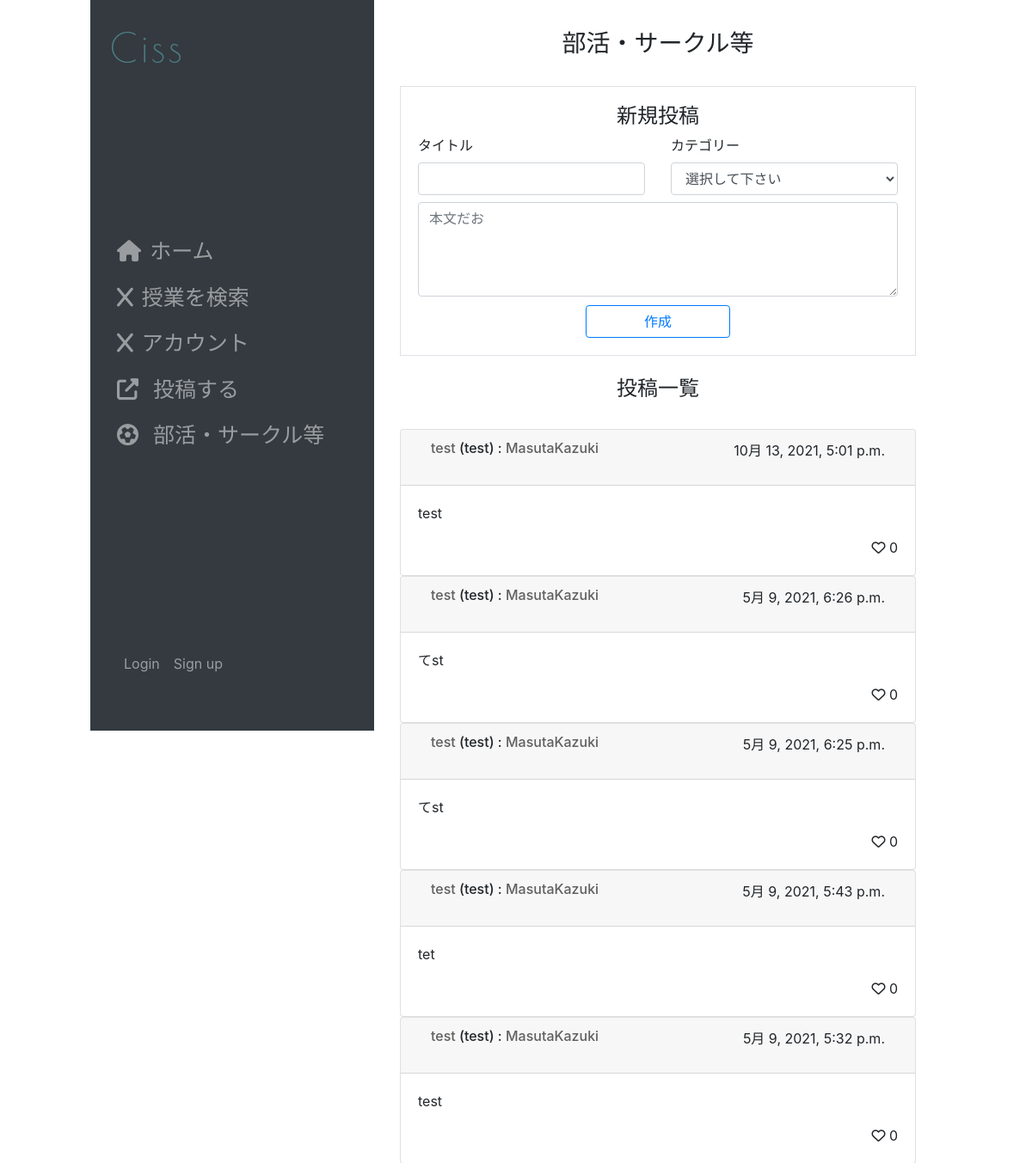
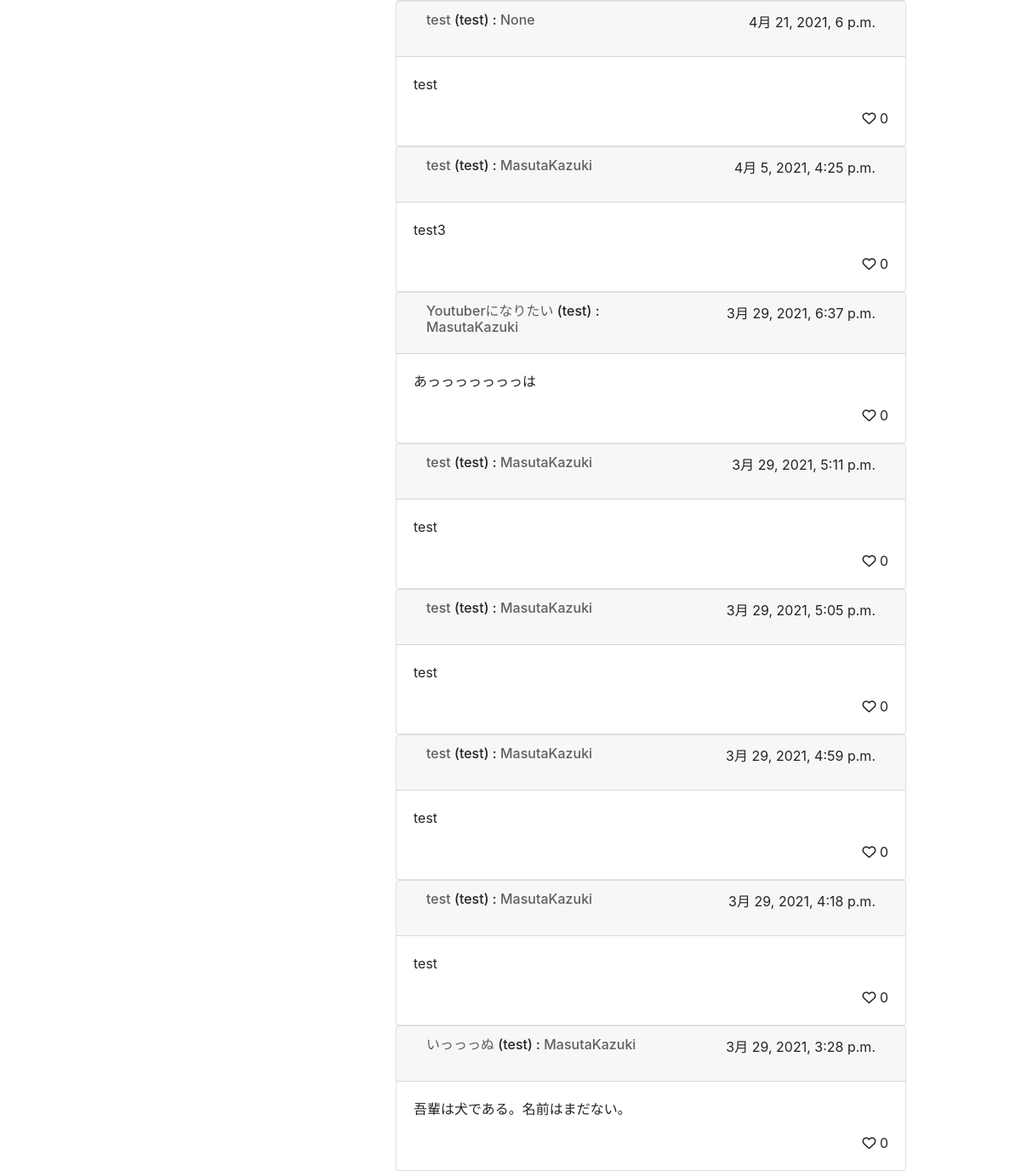
The page /club/ on the database its author committed (2 pictures, top to bottom).
### club/models.py (models this page shows, shortened)
class Topic2(models.Model):
    user_name = models.ForeignKey(
        User,
        on_delete=models.SET_NULL,
        null=True,
        blank=True,
    )
    title = models.CharField(
        'タイトル',
        max_length=255,
        null = False,
        blank = False,
    )
    message = models.TextField(
        verbose_name='本文',
        null=True,
        blank=False,
    )
    category = models.ForeignKey(
        Category,
        verbose_name='カテゴリー',
        on_delete=models.PROTECT,
        null=True,
        blank=False,
    )
    created = models.DateTimeField(
        auto_now_add=True,
    )
    pub_flg = models.BooleanField(
        default=True,
    )
    modified = models.DateTimeField(
        auto_now=True,
    )
    objects = TopicManager()

class Category(models.Model):
    name = models.CharField(
        'カテゴリー名',
        max_length=50,
    )
    url_code = models.CharField(
        'URLコード',
        max_length=50,
        null=True,
        blank=False,
        unique=True,
    )
    sort=models.IntegerField(
        verbose_name='ソート',
        default=0,
    )
    objects = CategoryManager
    def __str__(self):
        return self.name

### accounts/models.py (models this page shows, shortened)
class User(AbstractBaseUser, PermissionsMixin):
    username_validator = UnicodeUsernameValidator()
    username = models.CharField(
        _('username'),
        max_length=50,
        unique=True,
        help_text='この項目は必須です。全角文字、半角英数字、@/./+/-/_ で50文字以下にしてください。',
        validators=[username_validator],
        error_messages={
            'unique': _("A user with that username already exists."),
        },
    )
    email = models.EmailField(
        _('email address'),
        help_text='この項目は必須です。メールアドレスは公開されません。@ed.tmu.ac.jpのみ使用できます。',
        blank=False
    )
    is_staff = models.BooleanField(
        _('staff status'),
        default=False,
        help_text=_('Designates whether the user can log into this admin site.'),
    )
    is_active = models.BooleanField(
        _('active'),
        default=True,
        help_text=_(
            'Designates whether this user should be treated as active. '
            'Unselect this instead of deleting accounts.'
        ),
    )
    date_joined = models.DateTimeField(_('date joined'), default=timezone.now)
    objects = UserManager()
    EMAIL_FIELD = 'email'
    USERNAME_FIELD = 'username'
    REQUIRED_FIELDS = ['email']
    class Meta:
        verbose_name = _('user')
        verbose_name_plural = _('users')
        abstract = False

### club/views.py (the view, shortened to what this page needs)
# urls.py: path('', views.ClubTopicView.as_view(), name='top'),
class ClubTopicView(CreateView,LoginRequiredMixin):
    template_name = 'club/top.html'
    model = Topic2
    form_class = TopicCreateForm
    success_url = reverse_lazy('club:top')
    """def Comments(self, pk):
        comment = get_object_or_404(Comment, pk=pk)
        comtCount = comment.objects.annotate(replies=Count('no'))"
    """
    def get_context_data(self):
        ctx = super().get_context_data()
        print('完了3-1')
        print('完了3-2')
        ctx['posts'] = Topic2.objects.annotate(vote_count=Count('vote')).order_by('-created')
        print('完了3-3')
        return ctx

### club/forms.py
class TopicCreateForm(ModelForm):
    class Meta:
        model=Topic2
        fields=[
            'title',
            'category',
            'message',
        ]
        widgets = {
            'message': forms.Textarea(
                    attrs={
                        'rows':4, 'cols':7,
                        'placeholder': '本文だお'
                        }
                    )
        }
    def __init__(self, *args, **kwargs):
        kwargs.setdefault('label_suffix', '')
        super().__init__(*args, **kwargs)
        self.fields['category'].empty_label = '選択して下さい'
        for field in self.fields.values():
            field.widget.attrs["class"] = "form-control"

### topics/templatetags/topicsfilters.py (called while the page is built)
@register.filter
def comment_filter(text):
    return ''.join(list(map(convert_url, bleach.clean(text).split('\n'))))

def convert_url(text_line):
    if 'https://' in text_line or 'http://' in text_line:
        return '$lt;a href="' + text_line + '" target="_blank" rel="noopener noreferrer">' + text_line + '</a>'
    else:
        return text_line

### templates/club/top.html (shortened to what this page needs)
<!DOCTYPE html>
{% extends 'cissapp/layout.html' %}
{% load static %}
{% load topicsfilters %}
{% block content %}
<body>
<br>
<h3 class="text-center">部活・サークル等</h3>
<br>
<div class="border" style="padding:20px;">
    <h4 class="text-center">新規投稿</h4>
    <form class="" action="" method="POST">
            <div class="row">
                <div class="col">
                    {{form.title.label_tag}}{{ form.title}}
                </div>
                <div class="col">
                    {{form.category.label_tag}}{{ form.category}}
                </div>
            </div>
            <div class="mt-2">{{form.message}}</div>
        <div class="text-center" style="margin-top:10px;">
            <button class="btn btn-outline-primary " style="width:30%;" type="submit" name="next" value="confirm">作成</button>
        </div>
    </form>
</div>
        <br>
        <h4 class="text-center">投稿一覧</h4>
        <br>
        {% if posts %}
        {% for post in posts %}
            <div class="card" style="padding:0;">
                <div class="card-header">
                    <div class="row" style="margin:auto;">
                        <h6 class="col-7">
                            <a href="./{{post.id}}/">
                                {{ post.title }}
                            </a>
                            ({{post.category}}) :
                            <a   href="{% url 'accounts:profile' %}">{{ post.user_name }}</a>
                        </h6>
                        <p class="col-5 text-right">{{ post.created}}</p>
                    </div>
                </div>
                <div class="card-body">
                    {% if post.pub_flg %}
                    <p　class="card-text">{{post.message | comment_filter | safe}}</p>
                    <div class="vote_button text-right" style="cursor: pointer;"
                    data-comment-id="{{post.id}}" data-count="{{post.vote_count}}">
                        <i class="far fa-heart"></i>
                        <span class="vote_counter">
                        {% if post.vote_count >= 0 %}
                            {{post.vote_count}}
                        {% endif %}
                        </span>
                    </div>
                    {% else %}
                        <p style="color: grey">コメントは非表示とされました</p>
                    {% endif %}
                </div>
            </div>
        {% endfor %}
        {% else %}
            <div class="ui warning message"><p>まだコメントはありません</p></div>
        {% endif %}
</body>
{% endblock %}

### templates/cissapp/layout.html (style rules this page uses)
a { color:rgb(95, 95, 95); }
@media screen and (min-width: 480px) { body { width:80%; margin: auto; } }

### rows shown on the page
Topic2: title "test", category "test", user_name "MasutaKazuki", created "10月 13, 2021, 5:01 p.m.", message|comment_filter "test", vote_count "0"
Topic2: title "test", category "test", user_name "MasutaKazuki", created "5月 9, 2021, 6:26 p.m.", message|comment_filter "てst", vote_count "0"
Topic2: title "test", category "test", user_name "MasutaKazuki", created "5月 9, 2021, 6:25 p.m.", message|comment_filter "てst", vote_count "0"
Topic2: title "test", category "test", user_name "MasutaKazuki", created "5月 9, 2021, 5:43 p.m.", message|comment_filter "tet", vote_count "0"
Topic2: title "test", category "test", user_name "MasutaKazuki", created "5月 9, 2021, 5:32 p.m.", message|comment_filter "test", vote_count "0"
Topic2: title "test", category "test", user_name "None", created "4月 21, 2021, 6 p.m.", message|comment_filter "test", vote_count "0"
Topic2: title "test", category "test", user_name "MasutaKazuki", created "4月 5, 2021, 4:25 p.m.", message|comment_filter "test3", vote_count "0"
Topic2: title "Youtuberになりたい", category "test", user_name "MasutaKazuki", created "3月 29, 2021, 6:37 p.m.", message|comment_filter "あっっっっっっっは", vote_count "0"
Topic2: title "test", category "test", user_name "MasutaKazuki", created "3月 29, 2021, 5:11 p.m.", message|comment_filter "test", vote_count "0"
Topic2: title "test", category "test", user_name "MasutaKazuki", created "3月 29, 2021, 5:05 p.m.", message|comment_filter "test", vote_count "0"
Topic2: title "test", category "test", user_name "MasutaKazuki", created "3月 29, 2021, 4:59 p.m.", message|comment_filter "test", vote_count "0"
Topic2: title "test", category "test", user_name "MasutaKazuki", created "3月 29, 2021, 4:18 p.m.", message|comment_filter "test", vote_count "0"
Topic2: title "いっっっぬ", category "test", user_name "MasutaKazuki", created "3月 29, 2021, 3:28 p.m.", message|comment_filter "吾輩は犬である。名前はまだない。", vote_count "0"
